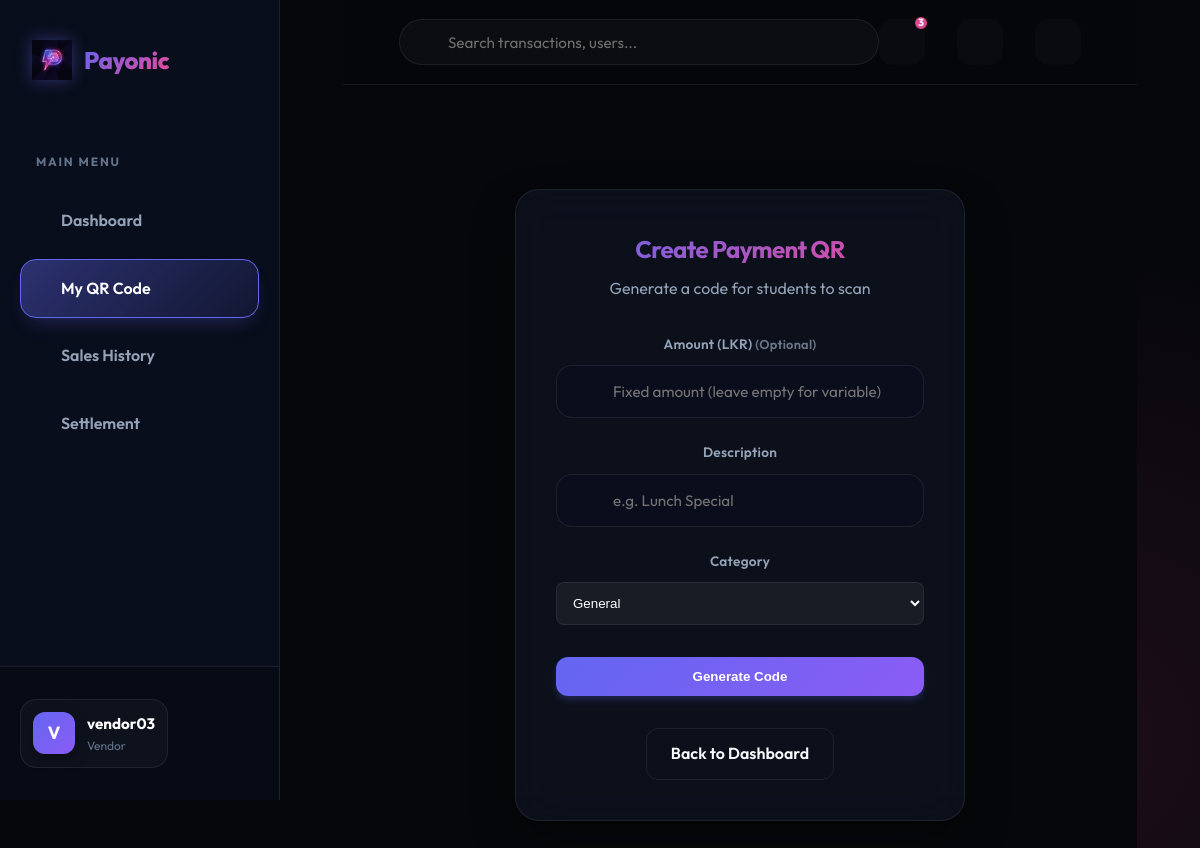
The page /vendor/generate_qr (signed in) on the database its author committed.
### app/models.py (models this page shows, shortened)
class User(UserMixin, db.Model):
    id = db.Column(db.Integer, primary_key=True)
    username = db.Column(db.String(64), index=True, unique=True, nullable=False)
    email = db.Column(db.String(120), index=True, unique=True, nullable=False)
    password_hash = db.Column(db.String(128))
    role = db.Column(db.String(20), nullable=False)  # student, vendor, admin
    is_active_user = db.Column(db.Boolean, default=True)
    phone_number = db.Column(db.String(20))
    registration_number = db.Column(db.String(50)) # For students
    student_id = db.Column(db.String(20)) # Internal ID
    vendor_name = db.Column(db.String(100)) # For vendors
    business_name = db.Column(db.String(100)) # For vendors
    business_type = db.Column(db.String(50)) # For vendors
    is_approved_vendor = db.Column(db.Boolean, default=False)
    profile_pic = db.Column(db.String(255))
    merchant_id = db.Column(db.String(50), unique=True)
    bank_name = db.Column(db.String(100))
    account_number = db.Column(db.String(50))
    account_holder_name = db.Column(db.String(100))
    wallet = db.relationship('Wallet', backref='owner', uselist=False, lazy=True)
    sent_transactions = db.relationship('Transaction', foreign_keys='Transaction.sender_id', backref='sender', lazy='dynamic')
    received_transactions = db.relationship('Transaction', foreign_keys='Transaction.receiver_id', backref='receiver', lazy='dynamic')
    qr_codes = db.relationship('QRCode', backref='vendor', lazy='dynamic')
    payout_requests = db.relationship('PayoutRequest', foreign_keys='PayoutRequest.vendor_id', backref='vendor', lazy='dynamic')
    two_factor_enabled = db.Column(db.Boolean, default=False)
    otp_secret = db.Column(db.String(32))
    low_balance_threshold = db.Column(db.Float, default=100.0) # LKR
    refund_requests = db.relationship('RefundRequest', foreign_keys='RefundRequest.user_id', backref='requester', lazy='dynamic')
    budgets = db.relationship('Budget', backref='user', lazy='dynamic')
    created_bills = db.relationship('SplitBill', backref='creator', lazy='dynamic')
    split_participations = db.relationship('SplitBillParticipant', backref='user', lazy='dynamic')
    notifications = db.relationship('Notification', backref='user', lazy='dynamic')
    @property
    def is_active(self):
        return self.is_active_user
    @property
    def unread_notification_count(self):
        return self.notifications.filter_by(is_read=False).count()

### app/vendor/routes.py (the view, shortened to what this page needs)
@bp.route('/generate_qr', methods=['GET', 'POST'])
@login_required
def generate_qr():
    if current_user.role != 'vendor':
        return redirect(url_for('main.index'))
    qr_data = None
    qr_image = None
    return render_template('vendor/generate_qr.html', title='Generate QR', qr_image=qr_image, qr_data=qr_data)

### app/models.py (called while the page is built)
@login.user_loader
def load_user(id):
    return User.query.get(int(id))

### app/templates/vendor/generate_qr.html (shortened to what this page needs)
{% extends "base.html" %}
{% block content %}
<div class="centered-layout">
    <div class="glass-panel" style="max-width: 450px; width: 100%; padding: 2.5rem; text-align: center;">
        <h2 class="text-gradient" style="margin-bottom: 0.5rem;">Create Payment QR</h2>
        <p style="color: var(--text-muted); margin-bottom: 2rem;">Generate a code for students to scan</p>
        <form action="" method="post">
            <div class="form-group">
                <label class="form-label">Amount (LKR) <span
                        style="font-size: 0.8rem; opacity: 0.7;">(Optional)</span></label>
                <input type="number" step="0.01" name="amount" class="form-control"
                    placeholder="Fixed amount (leave empty for variable)">
            </div>
            <div class="form-group">
                <label class="form-label">Description</label>
                <input type="text" name="description" class="form-control" placeholder="e.g. Lunch Special">
            </div>
            <div class="form-group">
                <label class="form-label">Category</label>
                <select name="category" class="form-select"
                    style="width: 100%; padding: 0.75rem; border-radius: 0.5rem; background: rgba(255,255,255,0.05); border: 1px solid var(--border); color: white;">
                    <option value="General">General</option>
                </select>
            </div>
            <div style="margin-top: 2rem;">
                <button type="submit" class="btn btn-primary" style="width: 100%;">
                     Generate Code
                </button>
            </div>
        </form>
        <div style="margin-top: 2rem;">
            <a href="{{ url_for('vendor.dashboard') }}" class="btn btn-outline">Back to Dashboard</a>
        </div>
    </div>
</div>
{% endblock %}

### app/templates/base.html (shortened to what this page needs)
<!doctype html>
<html lang="en">
<head>
  <link rel="stylesheet" href="{{ url_for('static', filename='css/style.css') }}">
  <link href="https://cdn.jsdelivr.net/npm/remixicon@3.5.0/fonts/remixicon.css" rel="stylesheet">
</head>
<body>
  {% set is_portal = current_user.is_authenticated %}
  <div class="{{ 'portal-layout' if is_portal else 'landing-layout' }}">
    {% if is_portal %}
    <aside class="sidebar">
      <div class="sidebar-brand">
        <a href="{{ url_for('main.index') }}" class="nav-brand">
          <img src="{{ url_for('static', filename='img/payonic_logo.png') }}" alt="Payonic Logo">
          <span class="text-gradient">Payonic</span>
        </a>
      </div>
      <nav class="sidebar-nav">
        <div class="nav-section">Main Menu</div>
        <a href="{{ url_for('main.dashboard' if current_user.role == 'student' else ('vendor.dashboard' if current_user.role == 'vendor' else 'admin.dashboard')) }}"
          class="sidebar-link {{ 'active' if request.endpoint in ['main.dashboard', 'vendor.dashboard', 'admin.dashboard'] }}">
           Dashboard
        </a>
        {% if current_user.role == 'vendor' %}
        <a href="{{ url_for('vendor.generate_qr') }}"
          class="sidebar-link {{ 'active' if request.endpoint == 'vendor.generate_qr' }}">
           My QR Code
        </a>
        <a href="{{ url_for('vendor.dashboard') }}"
          class="sidebar-link {{ 'active' if request.endpoint == 'vendor.dashboard' and not request.query_string }}">
           Sales History
        </a>
        <a href="{{ url_for('vendor.settlement') }}"
          class="sidebar-link {{ 'active' if request.endpoint == 'vendor.settlement' }}">
           Settlement
        </a>
        {% endif %}
      </nav>
      <div class="sidebar-footer">
        <div class="user-pill">
          <div class="user-avatar"
            style="overflow: hidden; display: flex; align-items: center; justify-content: center;">
            {% if current_user.profile_pic %}
            <img src="{{ url_for('static', filename=current_user.profile_pic) }}" alt="P"
              style="width: 100%; height: 100%; object-fit: cover;">
            {% else %}
            {{ current_user.username[0]|upper }}
            {% endif %}
          </div>
          <div class="user-info">
            <div class="user-name">{{ current_user.username }}</div>
            <div class="user-role">{{ current_user.role }}</div>
          </div>
        </div>
        <a href="{{ url_for('auth.logout') }}" class="logout-btn" title="Logout">
        </a>
      </div>
    </aside>
    {% endif %}
    <main class="{{ 'main-wrapper' if is_portal else 'landing-main' }}">
      {% if is_portal %}
      <header class="portal-header">
        <div class="header-search">
          <input type="text" placeholder="Search transactions, users...">
        </div>
        <div class="header-actions">
          <a href="{{ url_for('main.notifications') }}" class="action-icon">
            {% if current_user.unread_notification_count > 0 %}
            <span class="badge">{{ current_user.unread_notification_count }}</span>
            {% endif %}
          </a>
          <button id="theme-toggle" class="action-icon"
            style="border: none; cursor: pointer; color: var(--text-dim); outline: none;">
          </button>
          <a href="{{ url_for('main.settings') }}" class="action-icon">
          </a>
        </div>
      </header>
      {% endif %}
      <div class="{{ 'portal-content' if is_portal else 'container landing-content' }}">
        {% block content %}{% endblock %}
      </div>
    </main>
  </div>
</body>
</html>

### rows shown on the page
User: username "V", username "vendor03", role "Vendor"

### other values the page prints
{{ current_user.unread_notification_count }} "3"
